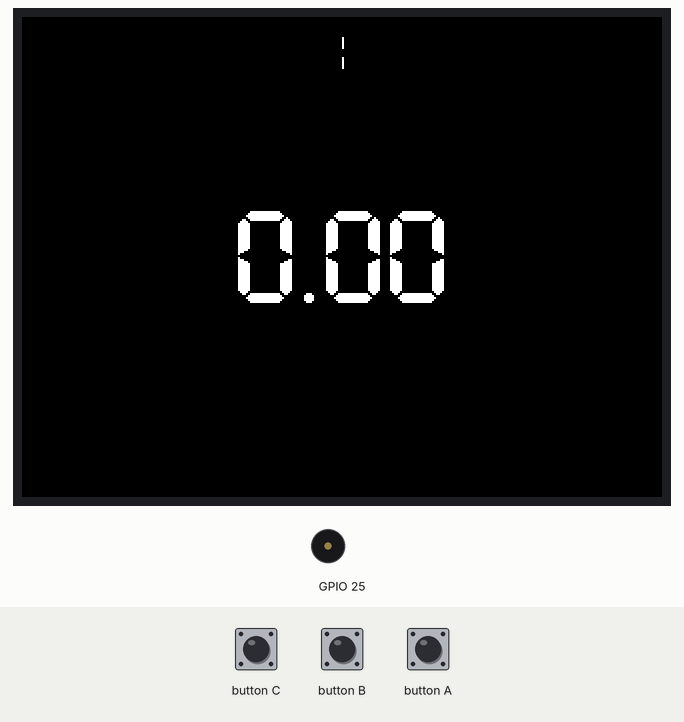
Recording of a sketch running on a simulated ESP32. Parts: 320×240 colour display, buzzer (waves = sounding). The test bench sets the inputs (shaded band).

Above: at 1.3 s.
1.4 s: button C pressed for 0.15 s
At 1.87 s:
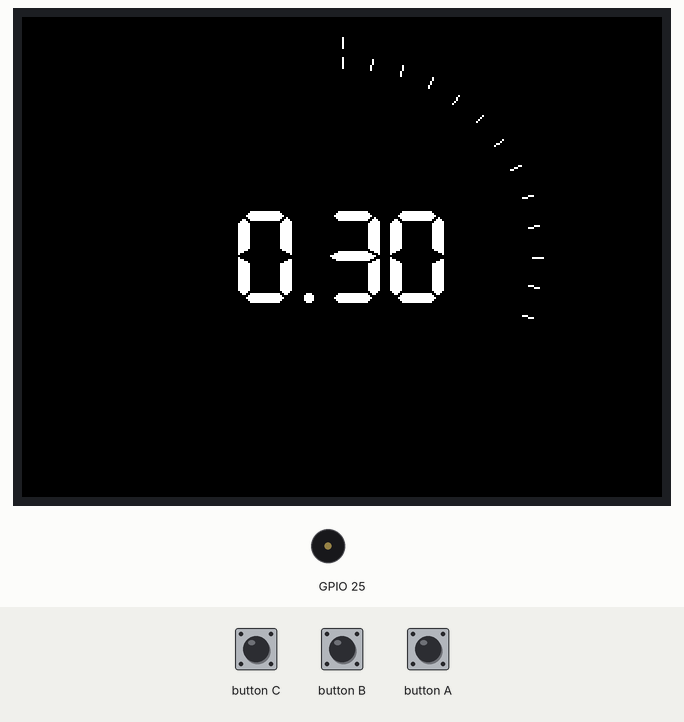
2.1 s: button B pressed for 0.15 s
2.8 s: button A pressed for 0.15 s
3.5 s: button C pressed for 1 s
At 4.3 s:
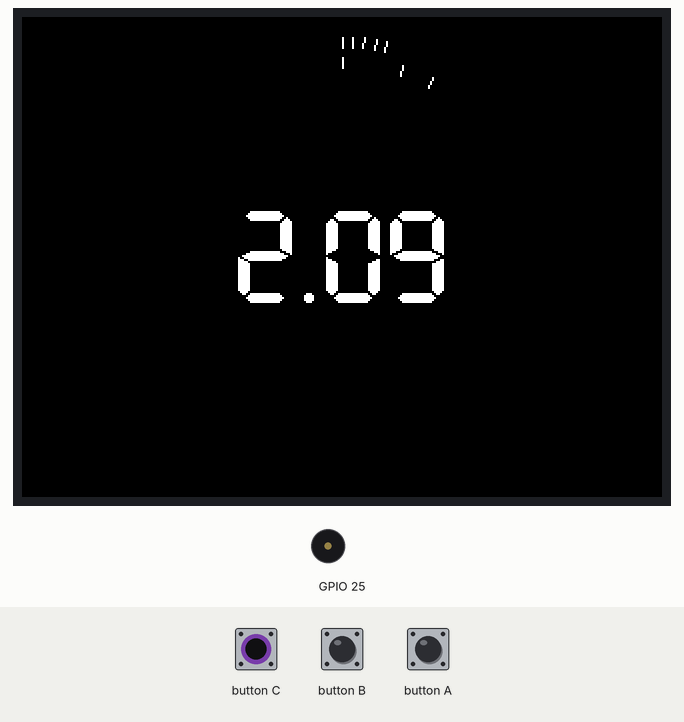
6.0 s: button C pressed for 0.15 s
At 6.47 s:
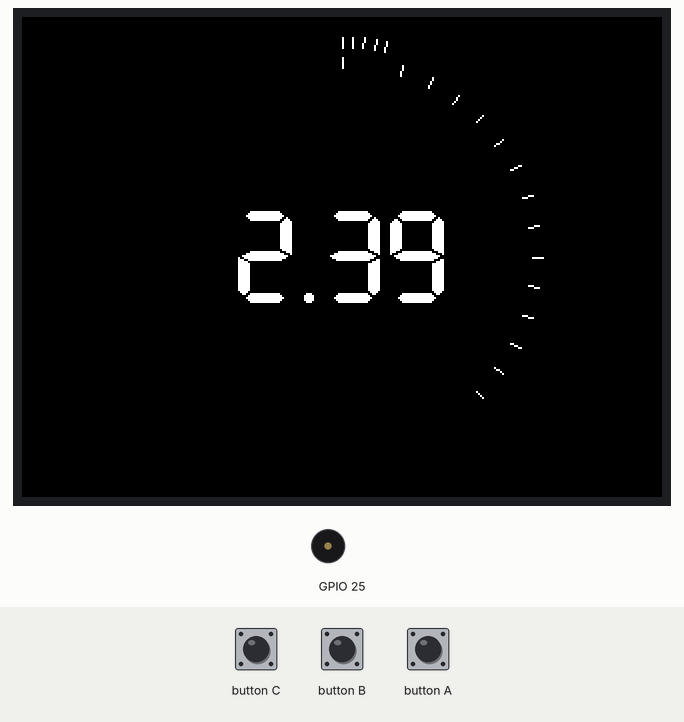
6.7 s: button B pressed for 1 s
Timing chart, 0 to 9.3 s (numbered marks = the images above; inputs shaded):
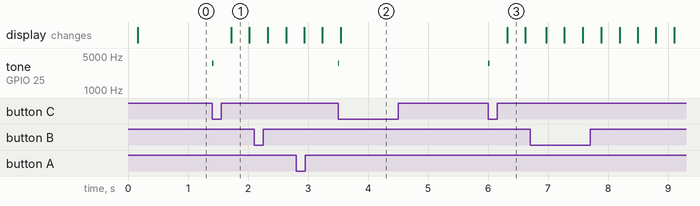

Measured:
- after the input at 1.4 s, tone on GPIO 25: silent → 3520 Hz at once, → silent 0.02 s later; the display: changes after 0.32 s (image 1)
- after the input at 3.5 s, tone on GPIO 25: silent → 3520 Hz at once, → silent 0.02 s later
- after the input at 6.0 s, tone on GPIO 25: silent → 3520 Hz at once, → silent 0.02 s later; the display: changes after 0.32 s (image 3)

The sketch:

02_sample2.ino
```cpp
#include <M5Stack.h>

bool is_measuring = false;
float accumulate_sec = 0;
float last_measure_sec = 0;
float measure_sec = 0;
float start_sec = 0;

int center_x = 160;
int center_y = 120;

void setup() { M5.begin(); }

void buttonManagement() {
  if (is_measuring) {
    if (M5.BtnC.wasPressed()) {
      is_measuring = false;
      M5.Speaker.tone(3520, 20);
    } else {
      measure_sec = millis() / 1000.0 - start_sec + accumulate_sec;
    }
  } else {
    if (M5.BtnA.wasPressed()) {
      measure_sec = 0;
      accumulate_sec = 0;
      M5.Lcd.clear();
      M5.Speaker.tone(3520, 20);
    }
    if (M5.BtnC.wasPressed()) {
      start_sec = millis() / 1000.0;
      accumulate_sec = measure_sec;
      is_measuring = true;
      M5.Speaker.tone(3520, 20);
    }
  }
}

void drawSecond() {
  int inside_rad = 105;
  int outside_rad = 110;
  float measure_min = measure_sec / 60;
  float last_measure_min = last_measure_sec / 60;
  if (fmod(measure_min, 1) < fmod(last_measure_min, 1)) {
    M5.lcd.fillEllipse(center_x, center_y, outside_rad + 1, outside_rad + 1,
                       BLACK);
  }
  float div = 120;
  float quantum = floor(fmod(measure_min, 1) * div) / div;
  float quantum_angle = quantum * 2 * M_PI - M_PI / 2.0;
  int x0 = inside_rad * cos(quantum_angle) + center_x;
  int x1 = outside_rad * cos(quantum_angle) + center_x;
  int y0 = inside_rad * sin(quantum_angle) + center_y;
  int y1 = outside_rad * sin(quantum_angle) + center_y;
  M5.Lcd.drawLine(x0, y0, x1, y1, WHITE);
}

void drawBelowSecond() {
  int inside_rad = 95;
  int outside_rad = 100;
  if (fmod(measure_sec, 1) < fmod(last_measure_sec, 1)) {
    M5.lcd.fillEllipse(center_x, center_y, outside_rad + 1, outside_rad + 1,
                       BLACK);
  }
  float div = 40;
  float quantum = floor(fmod(measure_sec, 1) * div) / div;
  float quantum_angle = quantum * 2 * M_PI - M_PI / 2.0;
  int x0 = inside_rad * cos(quantum_angle) + center_x;
  int x1 = outside_rad * cos(quantum_angle) + center_x;
  int y0 = inside_rad * sin(quantum_angle) + center_y;
  int y1 = outside_rad * sin(quantum_angle) + center_y;
  M5.Lcd.drawLine(x0, y0, x1, y1, WHITE);
}

void drawTimeCenter() {
  M5.Lcd.setTextDatum(MC_DATUM);
  M5.Lcd.drawString(String(measure_sec), center_x, center_y, 7);
}

void loop() {
  M5.update();
  buttonManagement();
  drawSecond();
  drawBelowSecond();
  drawTimeCenter();
  last_measure_sec = measure_sec;
  delay(2);
}
```
